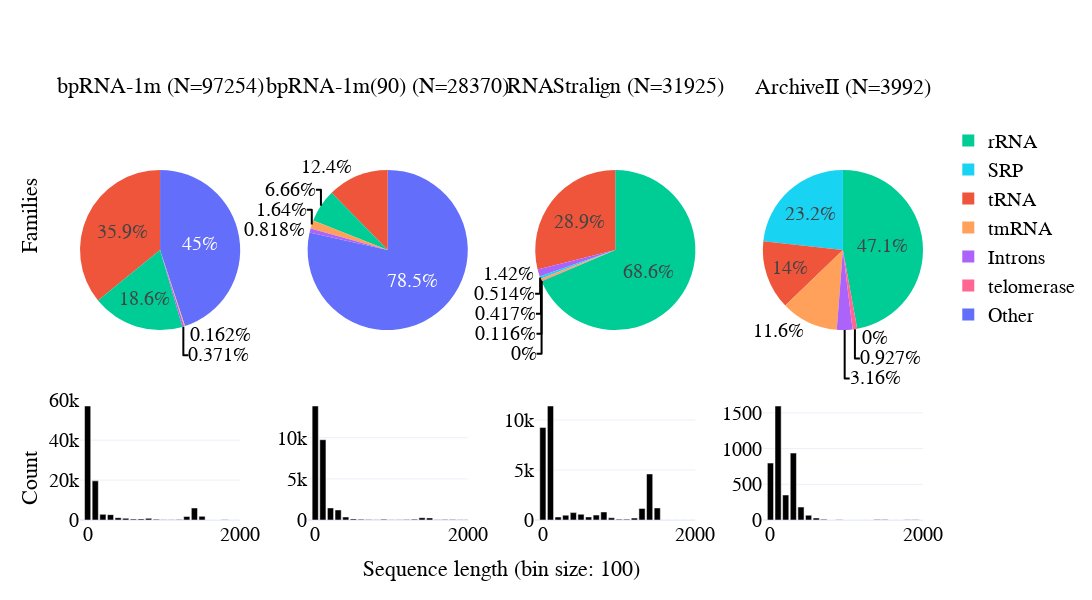

Notebook code for this chart:
### Code cell
import plotly.graph_objects as go
from plotly.subplots import make_subplots



# first row is piechart of family distribution
# second row is histogram of sequence length distribution
# I want it to look like a paper figure
fig = make_subplots(rows=2, cols=4, specs=[[{'type': 'domain'}]*4, [{'type': 'histogram'}]*4], 
                    subplot_titles=[f"{name} (N={len(l)})" for name, l in zip(
                        ['bpRNA-1m', 'bpRNA-1m(90)', 'RNAStralign', 'ArchiveII'],
                        [len_bprna, len_bprna90, len_rnastralign, len_archivII])],
                    vertical_spacing=vertical_spacing,
                    horizontal_spacing=horizontal_spacing,
                    row_heights=[0.5, 0.2],
)

for i in fig['layout']['annotations']:
    i['font'] = dict(size=22)
    
for i, name in enumerate(hists.keys()):
    fig.add_trace(go.Pie(
        labels=df_family.index,
        values=df_family[name],
        name=name,
        textinfo=f'percent',
        textposition='auto',
        showlegend=i==3,
        sort=True,
        # legennd location
        # domain={'x': [0.0, 0.25], 'y': [0.5, 1.0]} if i == 0 else {'x': [0.25, 0.5], 'y': [0.5, 1.0]} if i == 1 else {'x': [0.5, 0.75], 'y': [0.5, 1.0]} if i == 2 else {'x': [0.75, 1.0], 'y': [0.5, 1.0]},
    ), row=1, col=i+1)
    fig.add_trace(go.Bar(
        x=hists[name][1][:-1],
        y=hists[name][0],
        name=name,
        showlegend=False,
        marker_color='rgb(0, 0, 0)',
    ), row=2, col=i+1)
    # fig.update_yaxes(row=2, col=i+1,  range=[0, 50000])
    fig.update_xaxes(row=2, col=i+1, range=[-100, 2000], tick0=0, dtick=2000)
    # make bar width constant
    # add horitontal lines
    fig.update_layout(barmode='overlay', bargap=0.1, bargroupgap=0.1)

# write 'sequence length' at the bottom, centered
fig.add_annotation(dict(
    x=0.5,
    y=-0.15,
    text='Sequence length (bin size: 100)',
    showarrow=False,
    font=dict(size=22),
    xref='paper',
    yref='paper',
    xanchor='center',
    yanchor='bottom',
))

fig.add_annotation(dict(
    x=-0.06,
    y=0.63,
    text='Families',
    showarrow=False,
    font=dict(size=22),
    xref='paper',
    yref='paper',
    xanchor='center',
    yanchor='bottom',
    textangle=-90
), 
)

fig.add_annotation(dict(
    x=-0.06,
    y=0.03,
    text='Count',
    showarrow=False,
    font=dict(size=22),
    xref='paper',
    yref='paper',
    xanchor='center',
    yanchor='bottom',
    textangle=-90
), 
)

fig.update_layout(
    height=height,
    width=width,
    title_x=0.5,
    title_y=0.95,
    font_size=20,
    font_family='Arial',
    font_color='black',
    legend_font_size=20,
    legend_font_family='Arial',
    legend_font_color='black',
    legend_x=1.03,
    legend_y=0.95,
    # legend_orientation='h',
    legend_traceorder='normal',
    legend_bordercolor='black',
    template="plotly_white",

)



# save image

### Figure 1 — Plotly figure (JSON) as saved in the notebook; plotly's stock layout.template omitted (floating-point values rounded to 4 significant figures)
{"data": [{"domain": {"x": [0, 0.19], "y": [0.2857, 1]}, "labels": ["Introns", "Other", "rRNA", "tRNA", "tmRNA", "SRP", "telomerase"], "name": "bpRNA-1m", "showlegend": false, "sort": true, "textinfo": "percent", "textposition": "auto", "type": "pie", "values": [368, 44644, 18495, 35622, 161, null, null]}, {"marker": {"color": "rgb(0, 0, 0)"}, "name": "bpRNA-1m", "showlegend": false, "type": "bar", "x": [0, 100, 200, 300, 400, 500, 600, 700, 800, 900, 1000, 1100, 1200, 1300, 1400, 1500, 1600, 1700, 1800, 1900, 2000, 2100, 2200, 2300, 2400, 2500, 2600, 2700, 2800, 2900, 3000, 3100, 3200, 3300, 3400, 3500, 3600, 3700, 3800, 3900, 4000, 4100, 4200, 4300], "xaxis": "x", "y": [57128, 19622, 2832, 2685, 1169, 850, 444, 556, 837, 361, 120, 111, 285, 1789, 6027, 1840, 29, 50, 72, 23, 14, 11, 1, 1, 2, 4, 4, 10, 60, 158, 47, 12, 7, 19, 17, 12, 9, 9, 4, 13, 6, 0, 2, 2], "yaxis": "y"}, {"domain": {"x": [0.27, 0.46], "y": [0.2857, 1]}, "labels": ["Introns", "Other", "rRNA", "tRNA", "tmRNA", "SRP", "telomerase"], "name": "bpRNA-1m(90)", "showlegend": false, "sort": true, "textinfo": "percent", "textposition": "auto", "type": "pie", "values": [224, 21498, 1823, 3383, 449, null, null]}, {"marker": {"color": "rgb(0, 0, 0)"}, "name": "bpRNA-1m(90)", "showlegend": false, "type": "bar", "x": [0, 100, 200, 300, 400, 500, 600, 700, 800, 900, 1000, 1100, 1200, 1300, 1400, 1500, 1600, 1700, 1800, 1900, 2000, 2100, 2200, 2300, 2400, 2500, 2600, 2700, 2800, 2900, 3000, 3100, 3200, 3300, 3400, 3500, 3600, 3700, 3800, 3900, 4000, 4100, 4200, 4300], "xaxis": "x2", "y": [13864, 9764, 1469, 1222, 364, 136, 87, 57, 42, 86, 40, 30, 50, 101, 279, 255, 25, 49, 73, 26, 20, 12, 3, 1, 2, 2, 4, 9, 42, 115, 37, 10, 7, 18, 17, 9, 9, 10, 5, 11, 6, 0, 1, 1], "yaxis": "y2"}, {"domain": {"x": [0.54, 0.73], "y": [0.2857, 1]}, "labels": ["Introns", "Other", "rRNA", "tRNA", "tmRNA", "SRP", "telomerase"], "name": "RNAStralign", "showlegend": false, "sort": true, "textinfo": "percent", "textposition": "auto", "type": "pie", "values": [453, 0, 21904, 9234, 133, 164, 37]}, {"marker": {"color": "rgb(0, 0, 0)"}, "name": "RNAStralign", "showlegend": false, "type": "bar", "x": [0, 100, 200, 300, 400, 500, 600, 700, 800, 900, 1000, 1100, 1200, 1300, 1400, 1500, 1600, 1700, 1800, 1900, 2000, 2100, 2200, 2300, 2400, 2500, 2600, 2700, 2800, 2900, 3000, 3100, 3200, 3300, 3400, 3500, 3600, 3700, 3800, 3900, 4000, 4100, 4200, 4300], "xaxis": "x3", "y": [9260, 11403, 299, 487, 739, 572, 311, 492, 804, 224, 80, 82, 191, 1159, 4606, 1207, 6, 1, 2, 0, 0, 0, 0, 0, 0, 0, 0, 0, 0, 0, 0, 0, 0, 0, 0, 0, 0, 0, 0, 0, 0, 0, 0, 0], "yaxis": "y3"}, {"domain": {"x": [0.81, 1], "y": [0.2857, 1]}, "labels": ["Introns", "Other", "rRNA", "tRNA", "tmRNA", "SRP", "telomerase"], "name": "ArchiveII", "showlegend": true, "sort": true, "textinfo": "percent", "textposition": "auto", "type": "pie", "values": [126, 0, 1882, 557, 462, 928, 37]}, {"marker": {"color": "rgb(0, 0, 0)"}, "name": "ArchiveII", "showlegend": false, "type": "bar", "x": [0, 100, 200, 300, 400, 500, 600, 700, 800, 900, 1000, 1100, 1200, 1300, 1400, 1500, 1600, 1700, 1800, 1900, 2000, 2100, 2200, 2300, 2400, 2500, 2600, 2700, 2800, 2900, 3000, 3100, 3200, 3300, 3400, 3500, 3600, 3700, 3800, 3900, 4000, 4100, 4200, 4300], "xaxis": "x4", "y": [797, 1596, 350, 937, 181, 67, 28, 9, 0, 2, 0, 0, 1, 0, 6, 7, 0, 1, 3, 2, 0, 0, 0, 0, 0, 0, 0, 0, 0, 5, 0, 0, 0, 0, 0, 0, 0, 0, 0, 0, 0, 0, 0, 0], "yaxis": "y4"}], "layout": {"annotations": [{"font": {"size": 22}, "showarrow": false, "text": "bpRNA-1m (N=97254)", "x": 0.095, "xanchor": "center", "xref": "paper", "y": 1, "yanchor": "bottom", "yref": "paper"}, {"font": {"size": 22}, "showarrow": false, "text": "bpRNA-1m(90) (N=28370)", "x": 0.365, "xanchor": "center", "xref": "paper", "y": 1, "yanchor": "bottom", "yref": "paper"}, {"font": {"size": 22}, "showarrow": false, "text": "RNAStralign (N=31925)", "x": 0.635, "xanchor": "center", "xref": "paper", "y": 1, "yanchor": "bottom", "yref": "paper"}, {"font": {"size": 22}, "showarrow": false, "text": "ArchiveII (N=3992)", "x": 0.905, "xanchor": "center", "xref": "paper", "y": 1, "yanchor": "bottom", "yref": "paper"}, {"font": {"size": 22}, "showarrow": false, "text": "Sequence length (bin size: 100)", "x": 0.5, "xanchor": "center", "xref": "paper", "y": -0.15, "yanchor": "bottom", "yref": "paper"}, {"font": {"size": 22}, "showarrow": false, "text": "Families", "textangle": -90, "x": -0.06, "xanchor": "center", "xref": "paper", "y": 0.63, "yanchor": "bottom", "yref": "paper"}, {"font": {"size": 22}, "showarrow": false, "text": "Count", "textangle": -90, "x": -0.06, "xanchor": "center", "xref": "paper", "y": 0.03, "yanchor": "bottom", "yref": "paper"}], "bargap": 0.1, "bargroupgap": 0.1, "barmode": "overlay", "font": {"color": "black", "family": "Arial", "size": 20}, "height": 600, "legend": {"bordercolor": "black", "font": {"color": "black", "family": "Arial", "size": 20}, "traceorder": "normal", "x": 1.03, "y": 0.95}, "title": {"x": 0.5, "y": 0.95}, "width": 1300, "xaxis": {"anchor": "y", "domain": [0, 0.19], "dtick": 2000, "range": [-100, 2000], "tick0": 0}, "xaxis2": {"anchor": "y2", "domain": [0.27, 0.46], "dtick": 2000, "range": [-100, 2000], "tick0": 0}, "xaxis3": {"anchor": "y3", "domain": [0.54, 0.73], "dtick": 2000, "range": [-100, 2000], "tick0": 0}, "xaxis4": {"anchor": "y4", "domain": [0.81, 1], "dtick": 2000, "range": [-100, 2000], "tick0": 0}, "yaxis": {"anchor": "x", "domain": [0, 0.2857]}, "yaxis2": {"anchor": "x2", "domain": [0, 0.2857]}, "yaxis3": {"anchor": "x3", "domain": [0, 0.2857]}, "yaxis4": {"anchor": "x4", "domain": [0, 0.2857]}}}
